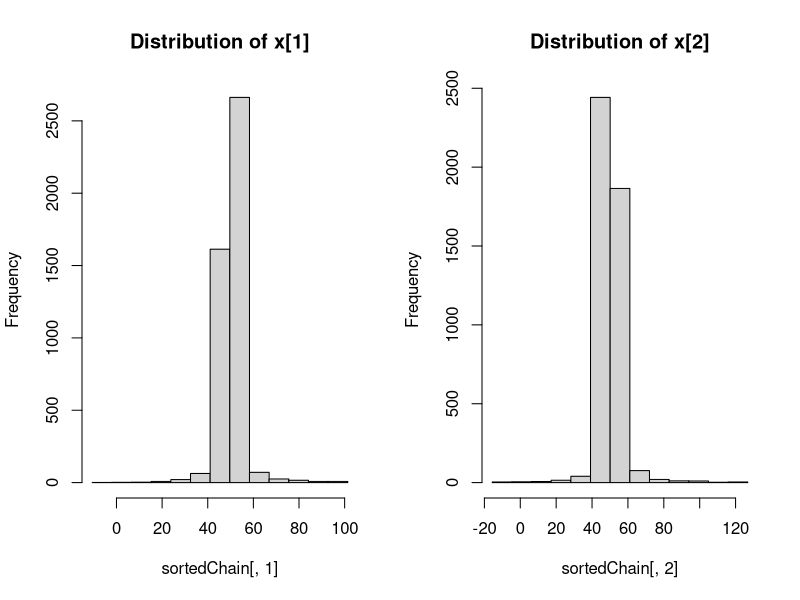
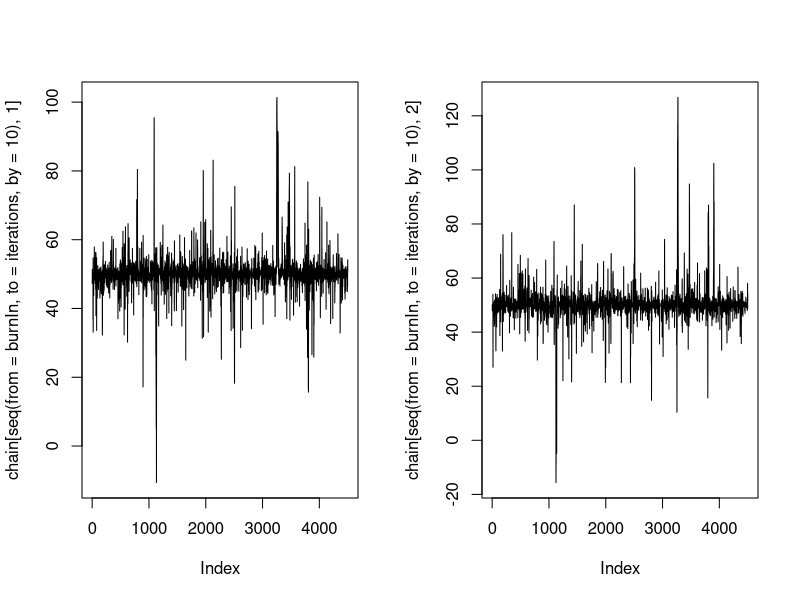
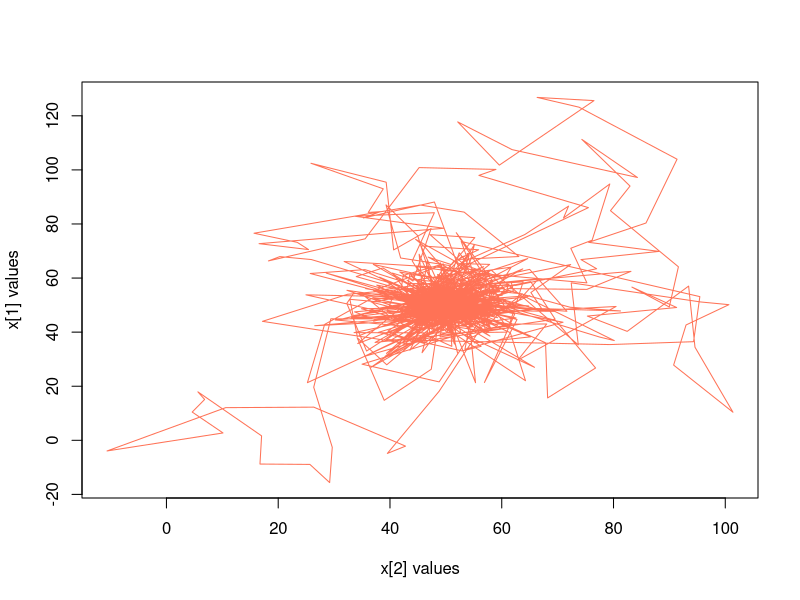

Source code (R) for these figures, in order:
# Multivariate Cauchy distribution 
Cauchy <- function(x, x0 = c(50, 50), g = 1){
  return(log((1/(2*pi))*(g/((x[1] - x0[1])^2 + (x[2] - x0[2])^2 + g^2)^1.5)))
}

# Proposal distribution - asymmetric
proposalDist <- function(param){
  return(rnorm(2, mean = param + 1, sd = 5))
}

q <- function(x, xP){
  x1 = dnorm(x[1], mean = xP[1] + 1, sd = 5)
  x2 = dnorm(x[2], mean = xP[2] + 1, sd = 5)
  return(log(x1*x2))
}

# Metropolis-Hastings algorithm
MA <- function(startValue, iterations){
  chain = matrix(data = NA, ncol = 2, nrow = iterations + 1)
  chain[1, ] = startValue

  for(i in 1:iterations){
    
    proposal = proposalDist(chain[i, ])
    probab = exp(Cauchy(proposal) + q(chain[i, ], proposal) - Cauchy(chain[i, ]) - q(proposal, chain[i, ]))
    
    if(runif(1) < probab){
      chain[i + 1, ] = proposal
    }
    else{
      chain[i + 1, ] = chain[i, ]
    }
    
  }
  return(chain)
}

# Start values
startValue = c(10, 10)
iterations = 50000

# Run MA
chain = MA(startValue, iterations)

# Burn first 5000 values
burnIn = 5000

# Histograms (with thinning)
par(mfrow = c(1, 2))

n1 = length(chain[seq(from = burnIn, to = iterations, by = 10), 1])
k1 = floor(log(n1, base = 2)) + 1
d1 = diff(range(chain[seq(from = burnIn, to = iterations, by = 10), 1]))/k1

n2 = length(chain[seq(from = burnIn, to = iterations, by = 10), 2])
k2 = floor(log(n2, base = 2)) + 1
d2 = diff(range(chain[seq(from = burnIn, to = iterations, by = 10), 2]))/k2

sortedChain = matrix(data = NA, ncol = 2, nrow = n1)

sortedChain[, 1] = sort(chain[seq(from = burnIn, to = iterations, by = 10), 1])
sortedChain[, 2] = sort(chain[seq(from = burnIn, to = iterations, by = 10), 2])

br1 = sortedChain[, 1][1] + 0:k1*d1
br2 = sortedChain[, 2][1] + 0:k2*d2

hist(sortedChain[, 1], breaks = br1, main = "Distribution of x[1]")
hist(sortedChain[, 2], breaks = br2, main = "Distribution of x[2]")

# Plot chains
par(mfrow = c(1, 2))
plot(chain[seq(from = burnIn, to = iterations, by = 10), 1], type = 'l')
plot(chain[seq(from = burnIn, to = iterations, by = 10), 2], type = 'l')

# Plot chains together
par(mfrow = c(1, 1))
plot(chain[seq(from = burnIn, to = iterations, by = 10), 1], chain[seq(from = burnIn, to = iterations, by = 10), 2], type = 'l', xlab = "x[2] values", ylab = "x[1] values", col = "coral1")